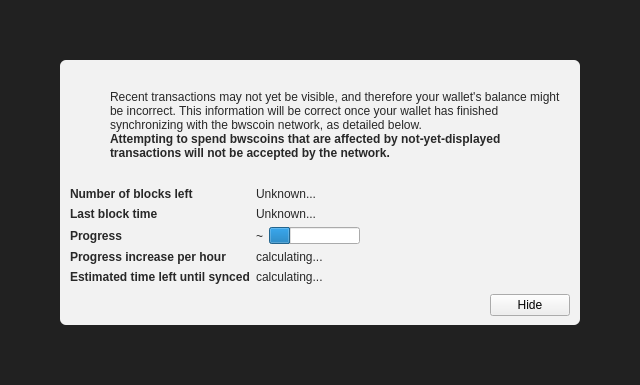
<?xml version="1.0" encoding="UTF-8"?>
<ui version="4.0">
 <class>ModalOverlay</class>
 <widget class="ModalOverlay" name="ModalOverlay">
  <property name="geometry">
   <rect>
    <x>0</x>
    <y>0</y>
    <width>640</width>
    <height>385</height>
   </rect>
  </property>
  <property name="windowTitle">
   <string>Form</string>
  </property>
  <layout class="QVBoxLayout" name="verticalLayout" stretch="0">
   <property name="sizeConstraint">
    <enum>QLayout::SetDefaultConstraint</enum>
   </property>
   <property name="leftMargin">
    <number>0</number>
   </property>
   <property name="topMargin">
    <number>0</number>
   </property>
   <property name="rightMargin">
    <number>0</number>
   </property>
   <property name="bottomMargin">
    <number>0</number>
   </property>
   <item>
    <widget class="QWidget" name="bgWidget" native="true">
     <property name="styleSheet">
      <string notr="true">#bgWidget { background: rgba(0,0,0,220); }</string>
     </property>
     <layout class="QVBoxLayout" name="verticalLayoutMain" stretch="1">
      <property name="leftMargin">
       <number>60</number>
      </property>
      <property name="topMargin">
       <number>60</number>
      </property>
      <property name="rightMargin">
       <number>60</number>
      </property>
      <property name="bottomMargin">
       <number>60</number>
      </property>
      <item>
       <widget class="QWidget" name="contentWidget" native="true">
        <property name="styleSheet">
         <string notr="true">#contentWidget { background: rgba(255,255,255,240); border-radius: 6px; }

QLabel { color: rgb(40,40,40);  }</string>
        </property>
        <layout class="QVBoxLayout" name="verticalLayoutSub" stretch="1,0,0,0">
         <property name="spacing">
          <number>0</number>
         </property>
         <property name="leftMargin">
          <number>10</number>
         </property>
         <property name="topMargin">
          <number>10</number>
         </property>
         <property name="rightMargin">
          <number>10</number>
         </property>
         <property name="bottomMargin">
          <number>10</number>
         </property>
         <item>
          <layout class="QHBoxLayout" name="horizontalLayoutIconText" stretch="0,1">
           <property name="topMargin">
            <number>20</number>
           </property>
           <item>
            <layout class="QVBoxLayout" name="verticalLayoutIcon">
             <property name="leftMargin">
              <number>0</number>
             </property>
             <item>
              <widget class="QPushButton" name="warningIcon">
               <property name="enabled">
                <bool>false</bool>
               </property>
               <property name="text">
                <string/>
               </property>
               <property name="icon">
                <iconset>
                 <normaloff>:/icons/warning</normaloff>
                 <disabledoff>:/icons/warning</disabledoff>:/icons/warning</iconset>
               </property>
               <property name="iconSize">
                <size>
                 <width>48</width>
                 <height>48</height>
                </size>
               </property>
               <property name="flat">
                <bool>true</bool>
               </property>
              </widget>
             </item>
             <item>
              <spacer name="verticalSpacerWarningIcon">
               <property name="orientation">
                <enum>Qt::Vertical</enum>
               </property>
               <property name="sizeHint" stdset="0">
                <size>
                 <width>20</width>
                 <height>40</height>
                </size>
               </property>
              </spacer>
             </item>
            </layout>
           </item>
           <item>
            <layout class="QVBoxLayout" name="verticalLayoutInfoText">
             <property name="leftMargin">
              <number>0</number>
             </property>
             <property name="topMargin">
              <number>0</number>
             </property>
             <item>
              <widget class="QLabel" name="infoText">
               <property name="text">
                <string>Recent transactions may not yet be visible, and therefore your wallet's balance might be incorrect. This information will be correct once your wallet has finished synchronizing with the bwscoin network, as detailed below.</string>
               </property>
               <property name="textFormat">
                <enum>Qt::RichText</enum>
               </property>
               <property name="wordWrap">
                <bool>true</bool>
               </property>
              </widget>
             </item>
             <item>
              <widget class="QLabel" name="infoTextStrong">
               <property name="font">
                <font>
                 <weight>75</weight>
                 <bold>true</bold>
                </font>
               </property>
               <property name="text">
                <string>Attempting to spend bwscoins that are affected by not-yet-displayed transactions will not be accepted by the network.</string>
               </property>
               <property name="textFormat">
                <enum>Qt::RichText</enum>
               </property>
               <property name="wordWrap">
                <bool>true</bool>
               </property>
              </widget>
             </item>
             <item>
              <spacer name="verticalSpacerInTextSpace">
               <property name="orientation">
                <enum>Qt::Vertical</enum>
               </property>
               <property name="sizeHint" stdset="0">
                <size>
                 <width>20</width>
                 <height>40</height>
                </size>
               </property>
              </spacer>
             </item>
            </layout>
           </item>
          </layout>
         </item>
         <item>
          <spacer name="verticalSpacerAfterText">
           <property name="orientation">
            <enum>Qt::Vertical</enum>
           </property>
           <property name="sizeHint" stdset="0">
            <size>
             <width>20</width>
             <height>40</height>
            </size>
           </property>
          </spacer>
         </item>
         <item>
          <layout class="QFormLayout" name="formLayout">
           <property name="fieldGrowthPolicy">
            <enum>QFormLayout::FieldsStayAtSizeHint</enum>
           </property>
           <property name="horizontalSpacing">
            <number>6</number>
           </property>
           <property name="verticalSpacing">
            <number>6</number>
           </property>
           <property name="topMargin">
            <number>10</number>
           </property>
           <item row="0" column="0">
            <widget class="QLabel" name="labelNumberOfBlocksLeft">
             <property name="font">
              <font>
               <weight>75</weight>
               <bold>true</bold>
              </font>
             </property>
             <property name="text">
              <string>Number of blocks left</string>
             </property>
            </widget>
           </item>
           <item row="0" column="1">
            <widget class="QLabel" name="numberOfBlocksLeft">
             <property name="text">
              <string>Unknown...</string>
             </property>
            </widget>
           </item>
           <item row="1" column="0">
            <widget class="QLabel" name="labelLastBlockTime">
             <property name="font">
              <font>
               <weight>75</weight>
               <bold>true</bold>
              </font>
             </property>
             <property name="text">
              <string>Last block time</string>
             </property>
            </widget>
           </item>
           <item row="1" column="1">
            <widget class="QLabel" name="newestBlockDate">
             <property name="sizePolicy">
              <sizepolicy hsizetype="Maximum" vsizetype="Preferred">
               <horstretch>0</horstretch>
               <verstretch>0</verstretch>
              </sizepolicy>
             </property>
             <property name="text">
              <string>Unknown...</string>
             </property>
            </widget>
           </item>
           <item row="2" column="0">
            <widget class="QLabel" name="labelSyncDone">
             <property name="font">
              <font>
               <weight>75</weight>
               <bold>true</bold>
              </font>
             </property>
             <property name="text">
              <string>Progress</string>
             </property>
            </widget>
           </item>
           <item row="2" column="1">
            <layout class="QHBoxLayout" name="horizontalLayoutSync" stretch="0,1">
             <item>
              <widget class="QLabel" name="percentageProgress">
               <property name="text">
                <string notr="true">~</string>
               </property>
              </widget>
             </item>
             <item>
              <widget class="QProgressBar" name="progressBar">
               <property name="value">
                <number>24</number>
               </property>
               <property name="format">
                <string/>
               </property>
              </widget>
             </item>
            </layout>
           </item>
           <item row="4" column="0">
            <widget class="QLabel" name="labelProgressIncrease">
             <property name="font">
              <font>
               <weight>75</weight>
               <bold>true</bold>
              </font>
             </property>
             <property name="text">
              <string>Progress increase per hour</string>
             </property>
            </widget>
           </item>
           <item row="4" column="1">
            <widget class="QLabel" name="progressIncreasePerH">
             <property name="text">
              <string>calculating...</string>
             </property>
            </widget>
           </item>
           <item row="5" column="0">
            <widget class="QLabel" name="labelEstimatedTimeLeft">
             <property name="font">
              <font>
               <weight>75</weight>
               <bold>true</bold>
              </font>
             </property>
             <property name="text">
              <string>Estimated time left until synced</string>
             </property>
            </widget>
           </item>
           <item row="5" column="1">
            <widget class="QLabel" name="expectedTimeLeft">
             <property name="text">
              <string>calculating...</string>
             </property>
            </widget>
           </item>
          </layout>
         </item>
         <item>
          <layout class="QHBoxLayout" name="horizontalLayoutButtons">
           <property name="leftMargin">
            <number>10</number>
           </property>
           <property name="topMargin">
            <number>10</number>
           </property>
           <item>
            <spacer name="horizontalSpacer">
             <property name="orientation">
              <enum>Qt::Horizontal</enum>
             </property>
             <property name="sizeHint" stdset="0">
              <size>
               <width>40</width>
               <height>20</height>
              </size>
             </property>
            </spacer>
           </item>
           <item>
            <widget class="QPushButton" name="closeButton">
             <property name="text">
              <string>Hide</string>
             </property>
            </widget>
           </item>
          </layout>
         </item>
        </layout>
       </widget>
      </item>
     </layout>
    </widget>
   </item>
  </layout>
 </widget>
 <customwidgets>
  <customwidget>
   <class>ModalOverlay</class>
   <extends>QWidget</extends>
   <header>modaloverlay.h</header>
   <container>1</container>
  </customwidget>
 </customwidgets>
 <resources/>
 <connections/>
</ui>
